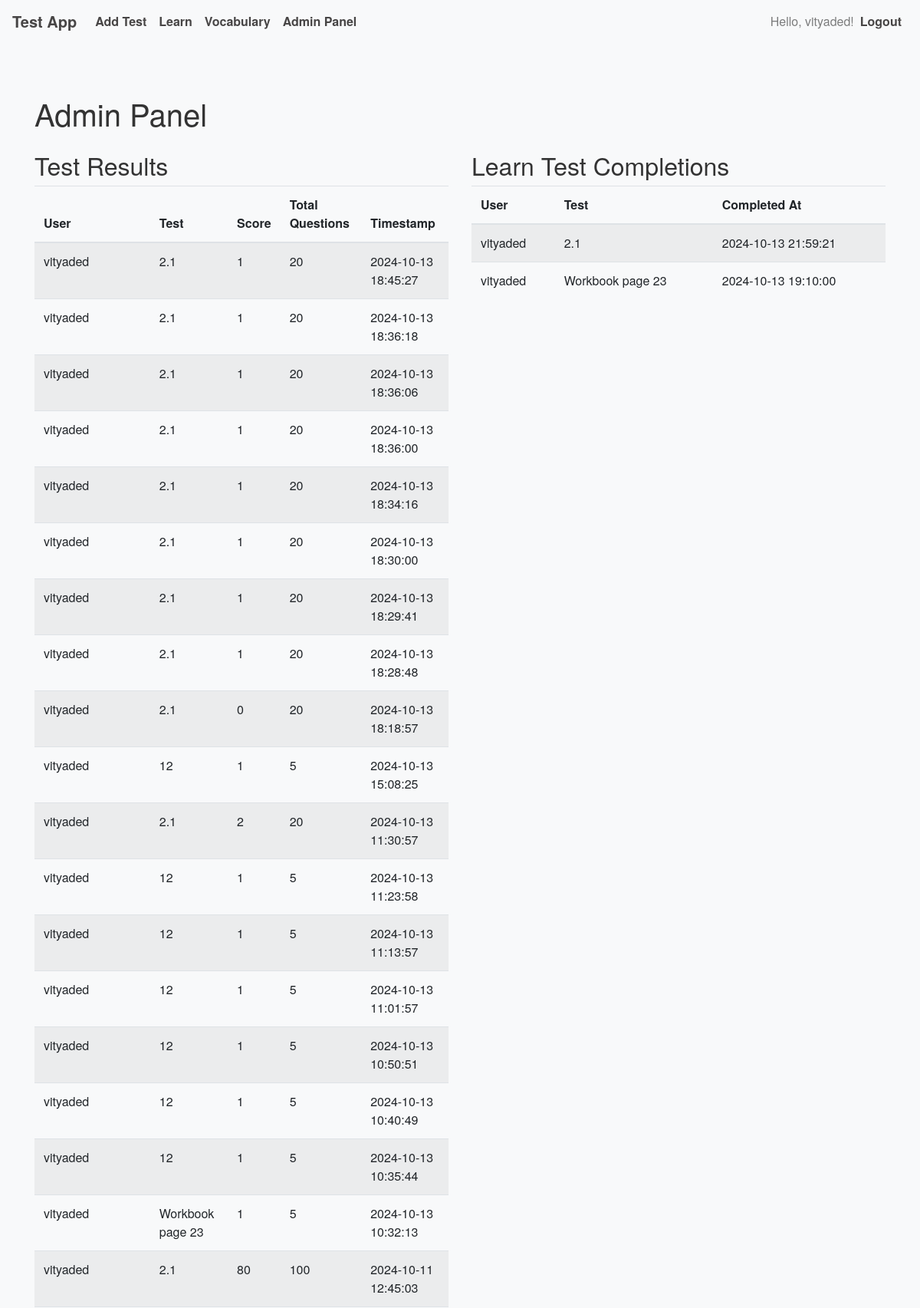
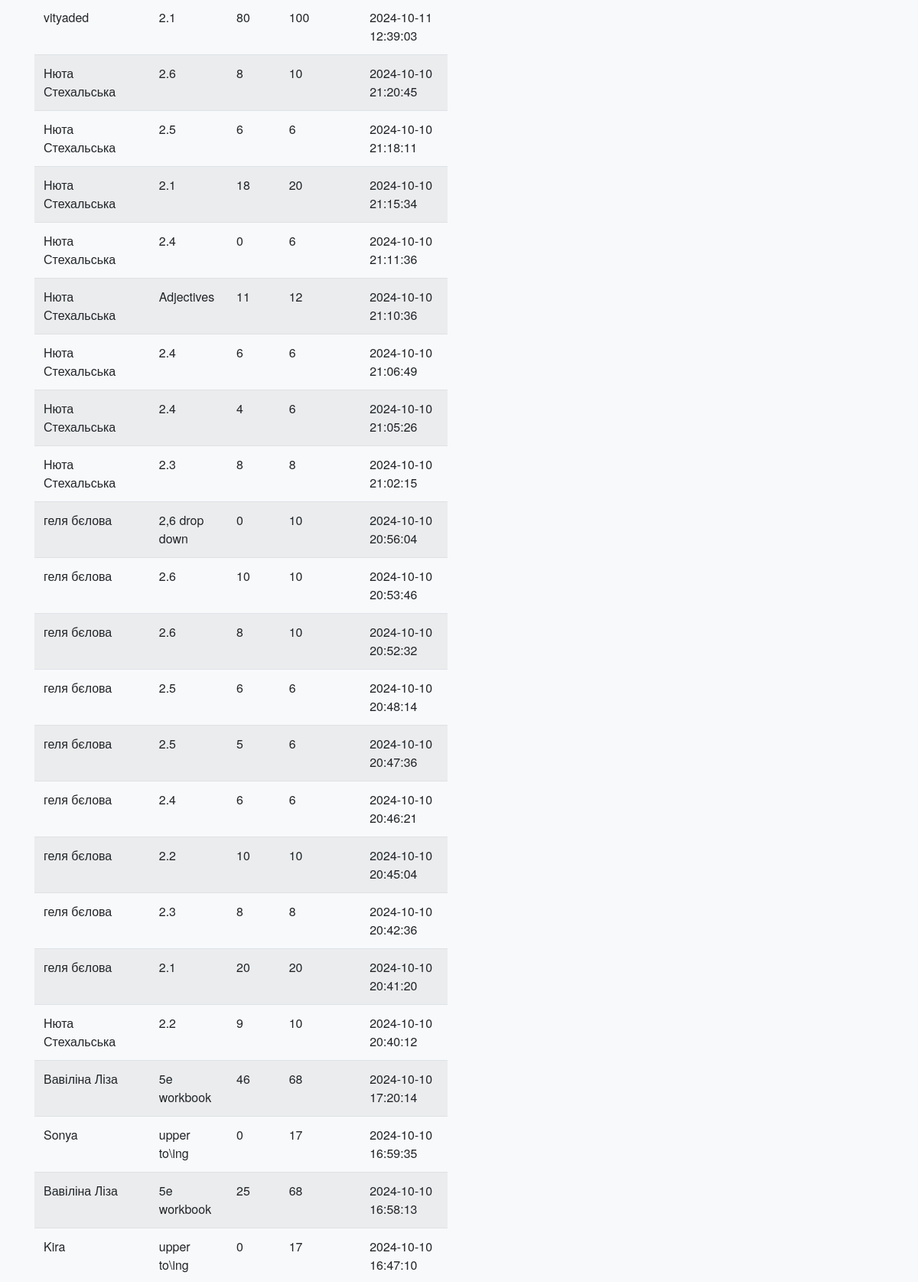
The page /admin (signed in, upper part) on the database its author committed (2 pictures, top to bottom).
### app.py (models this page shows, shortened)
class User(UserMixin, db.Model):
    __tablename__ = 'user'  # Explicitly specify table name
    id = db.Column(db.Integer, primary_key=True)
    username = db.Column(db.String(150), nullable=False, unique=True)
    password = db.Column(db.String(200), nullable=False)
    is_admin = db.Column(db.Boolean, default=False)
    test_results = db.relationship('TestResult', backref='user', lazy=True)
    tests_created = db.relationship('Test', backref='creator', lazy=True)
    vocabulary = db.relationship('Vocabulary', backref='user', lazy=True)

class TestResult(db.Model):
    __tablename__ = 'test_result'  # Explicitly specify table name
    id = db.Column(db.Integer, primary_key=True)
    score = db.Column(db.Integer, nullable=False)
    total_questions = db.Column(db.Integer, nullable=False)
    timestamp = db.Column(db.DateTime, default=lambda: datetime.now(timezone.utc))
    user_id = db.Column(db.Integer, db.ForeignKey('user.id'), nullable=False)
    test_id = db.Column(db.Integer, db.ForeignKey('test.id'), nullable=False)

class Test(db.Model):
    __tablename__ = 'test'  # Explicitly specify table name
    id = db.Column(db.Integer, primary_key=True)
    name = db.Column(db.String(150), nullable=False)
    content = db.Column(db.Text, nullable=False)
    book_id = db.Column(db.Integer, db.ForeignKey('book.id'), nullable=False)
    time_limit = db.Column(db.Integer, nullable=True)  # Time limit in minutes
    test_results = db.relationship('TestResult', backref='test', lazy=True)
    created_by = db.Column(db.Integer, db.ForeignKey('user.id'), nullable=False)

class LearnTestResult(db.Model):
    __tablename__ = 'learn_test_result'
    id = db.Column(db.Integer, primary_key=True)
    user_id = db.Column(db.Integer, db.ForeignKey('user.id'), nullable=False)
    test_id = db.Column(db.Integer, db.ForeignKey('test.id'), nullable=False)
    completed_at = db.Column(db.DateTime, default=lambda: datetime.now(timezone.utc))
    user = db.relationship('User', backref='learn_test_results')
    test = db.relationship('Test', backref='learn_test_results')

### app.py (the view)
@app.route('/admin')
@app.route('/admin')
@admin_required
def admin_panel():
    test_results = TestResult.query.order_by(TestResult.timestamp.desc()).all()
    learn_test_results = LearnTestResult.query.order_by(LearnTestResult.completed_at.desc()).all()
    return render_template(
        'admin_panel.html',
        test_results=test_results,
        learn_test_results=learn_test_results
    )

### app.py (called while the page is built)
@login_manager.user_loader
def load_user(user_id):
    return db.session.get(User, int(user_id))

@app.context_processor
def inject_csrf_token():
    return dict(csrf_token=generate_csrf())

def admin_required(f):
    @wraps(f)
    def decorated_function(*args, **kwargs):
        if not current_user.is_authenticated or not current_user.is_admin:
            abort(403)  # Forbidden
        return f(*args, **kwargs)
    return decorated_function

### templates/admin_panel.html (shortened to what this page needs)
{% extends "base.html" %}
{% block content %}
  <h1 class="my-4">Admin Panel</h1>
  <div class="row">
    <div class="col-md-6">
      <h2>Test Results</h2>
      <table class="table table-striped">
        <thead>
          <tr>
            <th>User</th>
            <th>Test</th>
            <th>Score</th>
            <th>Total Questions</th>
            <th>Timestamp</th>
          </tr>
        </thead>
        <tbody>
          {% for result in test_results %}
            <tr>
              <td>{{ result.user.username }}</td>
              <td>{{ result.test.name }}</td>
              <td>{{ result.score }}</td>
              <td>{{ result.total_questions }}</td>
              <td>{{ result.timestamp.strftime('%Y-%m-%d %H:%M:%S') }}</td>
            </tr>
          {% else %}
            <tr>
              <td colspan="5">No test results found.</td>
            </tr>
          {% endfor %}
        </tbody>
      </table>
    </div>
    <div class="col-md-6">
      <h2>Learn Test Completions</h2>
      <table class="table table-striped">
        <thead>
          <tr>
            <th>User</th>
            <th>Test</th>
            <th>Completed At</th>
          </tr>
        </thead>
        <tbody>
          {% for result in learn_test_results %}
            <tr>
              <td>{{ result.user.username }}</td>
              <td>{{ result.test.name }}</td>
              <td>{{ result.completed_at.strftime('%Y-%m-%d %H:%M:%S') }}</td>
            </tr>
          {% else %}
            <tr>
              <td colspan="3">No learn tests completed yet.</td>
            </tr>
          {% endfor %}
        </tbody>
      </table>
    </div>
  </div>
{% endblock %}

### templates/base.html (shortened to what this page needs)
<!DOCTYPE html>
<html lang="en">
<head>
  <link rel="stylesheet" href="https://stackpath.bootstrapcdn.com/bootstrap/4.5.2/css/bootstrap.min.css">
  <link rel="stylesheet" href="{{ url_for('static', filename='styles.css') }}">
</head>
<body>
  <nav class="navbar navbar-expand-lg navbar-light bg-light">
    <a class="navbar-brand" href="{{ url_for('index') }}">Test App</a>
    <div class="collapse navbar-collapse" id="navbarNav">
      <ul class="navbar-nav mr-auto">
        {% if current_user.is_authenticated %}
          <li class="nav-item">
            <a class="nav-link" href="{{ url_for('add_test') }}">Add Test</a>
          </li>
          <li class="nav-item">
            <a class="nav-link" href="{{ url_for('learn_test', test_id=1) }}">Learn</a>
          </li>
          <li class="nav-item">
            <a class="nav-link" href="{{ url_for('my_vocabulary') }}">Vocabulary</a>
          </li>
          {% if current_user.is_admin %}
            <li class="nav-item">
              <a class="nav-link" href="{{ url_for('admin_panel') }}">Admin Panel</a>
            </li>
          {% endif %}
        {% endif %}
      </ul>
      <ul class="navbar-nav ml-auto">
        {% if current_user.is_authenticated %}
          <li class="nav-item">
            <span class="navbar-text">Hello, {{ current_user.username }}!</span>
          </li>
          <li class="nav-item">
            <a class="nav-link" href="{{ url_for('logout') }}">Logout</a>
          </li>
        {% endif %}
      </ul>
    </div>
  </nav>
  <div class="container mt-4">
    {% block content %}{% endblock %}
  </div>
</body>
</html>

### static/styles.css (style rules this page uses)
body { font-family: 'Helvetica Neue', Arial, sans-serif; background-color: #f8f9fa; color: #333; }
.navbar { background-color: #007bff; }
.navbar-brand, .nav-link { color: rgb(71, 69, 69) !important; font-weight: bold; }
.container { padding-top: 20px; padding-bottom: 20px; }

### rows shown on the page
User: username "vityaded"
TestResult: user.username "vityaded", test.name "2.1", score "1", total_questions "20", timestamp "2024-10-13 18:45:27"
TestResult: user.username "vityaded", test.name "2.1", score "1", total_questions "20", timestamp "2024-10-13 18:36:18"
TestResult: user.username "vityaded", test.name "2.1", score "1", total_questions "20", timestamp "2024-10-13 18:36:06"
TestResult: user.username "vityaded", test.name "2.1", score "1", total_questions "20", timestamp "2024-10-13 18:36:00"
TestResult: user.username "vityaded", test.name "2.1", score "1", total_questions "20", timestamp "2024-10-13 18:34:16"
TestResult: user.username "vityaded", test.name "2.1", score "1", total_questions "20", timestamp "2024-10-13 18:30:00"
TestResult: user.username "vityaded", test.name "2.1", score "1", total_questions "20", timestamp "2024-10-13 18:29:41"
TestResult: user.username "vityaded", test.name "2.1", score "1", total_questions "20", timestamp "2024-10-13 18:28:48"
TestResult: user.username "vityaded", test.name "2.1", score "0", total_questions "20", timestamp "2024-10-13 18:18:57"
TestResult: user.username "vityaded", test.name "12", score "1", total_questions "5", timestamp "2024-10-13 15:08:25"
TestResult: user.username "vityaded", test.name "2.1", score "2", total_questions "20", timestamp "2024-10-13 11:30:57"
TestResult: user.username "vityaded", test.name "12", score "1", total_questions "5", timestamp "2024-10-13 11:23:58"
TestResult: user.username "vityaded", test.name "12", score "1", total_questions "5", timestamp "2024-10-13 11:13:57"
TestResult: user.username "vityaded", test.name "12", score "1", total_questions "5", timestamp "2024-10-13 11:01:57"
TestResult: user.username "vityaded", test.name "12", score "1", total_questions "5", timestamp "2024-10-13 10:50:51"
TestResult: user.username "vityaded", test.name "12", score "1", total_questions "5", timestamp "2024-10-13 10:40:49"
TestResult: user.username "vityaded", test.name "12", score "1", total_questions "5", timestamp "2024-10-13 10:35:44"
TestResult: user.username "vityaded", test.name "Workbook page 23", score "1", total_questions "5", timestamp "2024-10-13 10:32:13"
TestResult: user.username "vityaded", test.name "2.1", score "80", total_questions "100", timestamp "2024-10-11 12:45:03"
TestResult: user.username "vityaded", test.name "2.1", score "80", total_questions "100", timestamp "2024-10-11 12:39:03"
TestResult: user.username "Нюта Стехальська", test.name "2.6", score "8", total_questions "10", timestamp "2024-10-10 21:20:45"
TestResult: user.username "Нюта Стехальська", test.name "2.5", score "6", total_questions "6", timestamp "2024-10-10 21:18:11"
TestResult: user.username "Нюта Стехальська", test.name "2.1", score "18", total_questions "20", timestamp "2024-10-10 21:15:34"
TestResult: user.username "Нюта Стехальська", test.name "2.4", score "0", total_questions "6", timestamp "2024-10-10 21:11:36"
TestResult: user.username "Нюта Стехальська", test.name "Adjectives", score "11", total_questions "12", timestamp "2024-10-10 21:10:36"
TestResult: user.username "Нюта Стехальська", test.name "2.4", score "6", total_questions "6", timestamp "2024-10-10 21:06:49"
TestResult: user.username "Нюта Стехальська", test.name "2.4", score "4", total_questions "6", timestamp "2024-10-10 21:05:26"
TestResult: user.username "Нюта Стехальська", test.name "2.3", score "8", total_questions "8", timestamp "2024-10-10 21:02:15"
TestResult: user.username "геля бєлова", test.name "2,6 drop down", score "0", total_questions "10", timestamp "2024-10-10 20:56:04"
TestResult: user.username "геля бєлова", test.name "2.6", score "10", total_questions "10", timestamp "2024-10-10 20:53:46"
TestResult: user.username "геля бєлова", test.name "2.6", score "8", total_questions "10", timestamp "2024-10-10 20:52:32"
TestResult: user.username "геля бєлова", test.name "2.5", score "6", total_questions "6", timestamp "2024-10-10 20:48:14"
TestResult: user.username "геля бєлова", test.name "2.5", score "5", total_questions "6", timestamp "2024-10-10 20:47:36"
TestResult: user.username "геля бєлова", test.name "2.4", score "6", total_questions "6", timestamp "2024-10-10 20:46:21"
TestResult: user.username "геля бєлова", test.name "2.2", score "10", total_questions "10", timestamp "2024-10-10 20:45:04"
TestResult: user.username "геля бєлова", test.name "2.3", score "8", total_questions "8", timestamp "2024-10-10 20:42:36"
TestResult: user.username "геля бєлова", test.name "2.1", score "20", total_questions "20", timestamp "2024-10-10 20:41:20"
TestResult: user.username "Нюта Стехальська", test.name "2.2", score "9", total_questions "10", timestamp "2024-10-10 20:40:12"
TestResult: user.username "Вавіліна Ліза", test.name "5e workbook", score "46", total_questions "68", timestamp "2024-10-10 17:20:14"
TestResult: user.username "Sonya", test.name "upper to\\ing", score "0", total_questions "17", timestamp "2024-10-10 16:59:35"
TestResult: user.username "Вавіліна Ліза", test.name "5e workbook", score "25", total_questions "68", timestamp "2024-10-10 16:58:13"
TestResult: user.username "Kira", test.name "upper to\\ing", score "0", total_questions "17", timestamp "2024-10-10 16:47:10"
LearnTestResult: user.username "vityaded", test.name "2.1", completed_at "2024-10-13 21:59:21"
LearnTestResult: user.username "vityaded", test.name "Workbook page 23", completed_at "2024-10-13 19:10:00"
